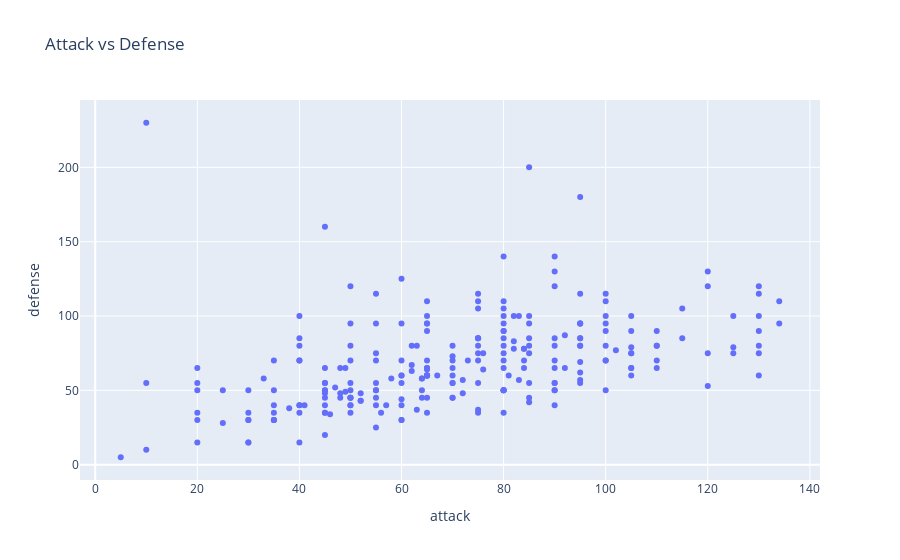

This figure's notebook cell:
### Code cell
# Bivariate Analysis
# 🔹 Attack vs Defense
# plt.figure(figsize=(6,4))
# sns.scatterplot(x='attack', y='defense', data=df)
# plt.title("Attack vs Defense")
# plt.show()
fig = px.scatter(
    df,
    x="attack",
    y="defense",
    hover_name="name",
    title="Attack vs Defense"
)
fig.show()

### Figure 1 — Plotly figure (JSON) as saved in the notebook; plotly's stock layout.template omitted (floating-point values rounded to 4 significant figures; data arrays with more than 128 entries replaced by an {"elided": "..."} marker saying what was removed)
{"data": [{"hovertemplate": "<b>%{hovertext}</b><br><br>attack=%{x}<br>defense=%{y}<extra></extra>", "hovertext": {"elided": "250 str values"}, "legendgroup": "", "marker": {"color": "#636efa", "symbol": "circle"}, "mode": "markers", "name": "", "orientation": "v", "showlegend": false, "type": "scatter", "x": {"elided": "250 int values"}, "xaxis": "x", "y": {"elided": "250 int values"}, "yaxis": "y"}], "layout": {"legend": {"tracegroupgap": 0}, "title": {"text": "Attack vs Defense"}, "xaxis": {"anchor": "y", "domain": [0, 1], "title": {"text": "attack"}}, "yaxis": {"anchor": "x", "domain": [0, 1], "title": {"text": "defense"}}}}
